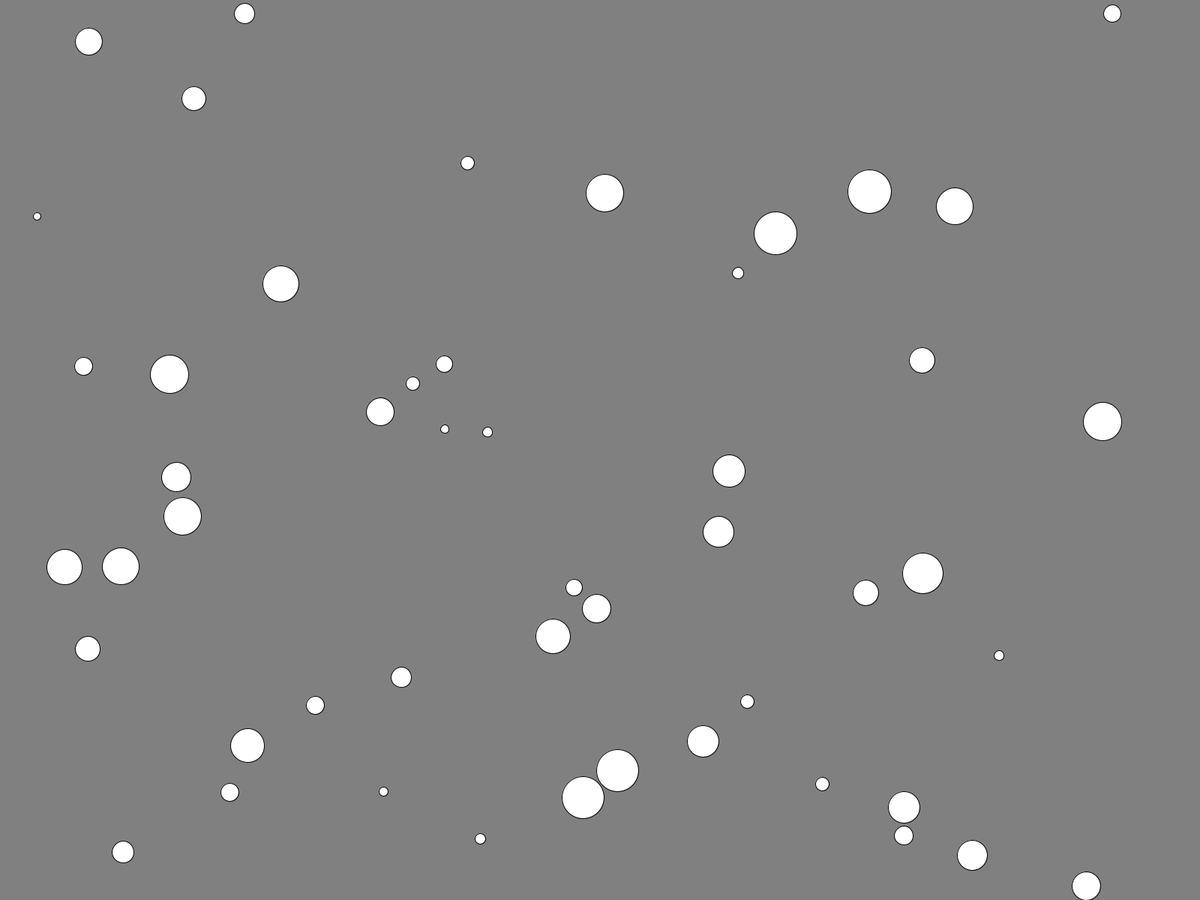
Frame 1 (no input)
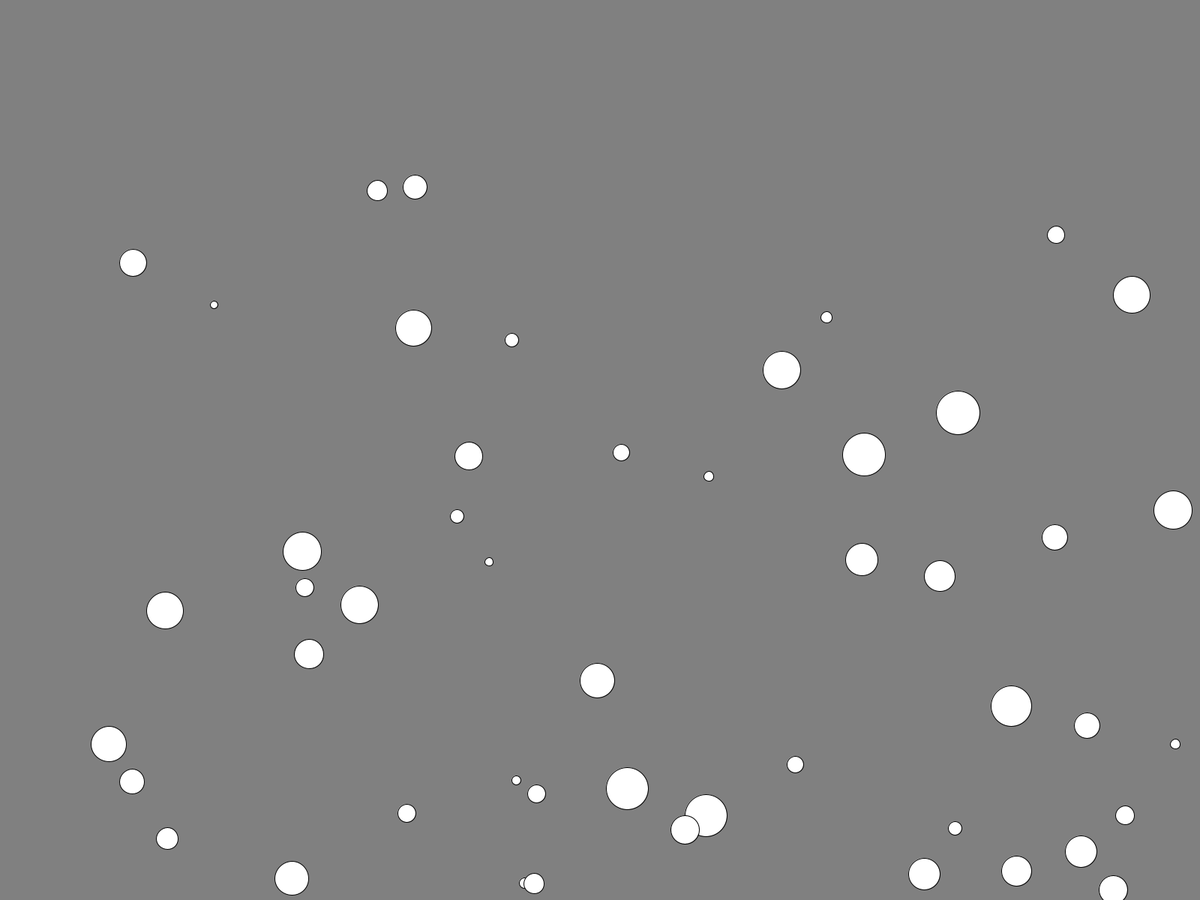
Frame 60 (the mouse pressed at the canvas centre just before this capture)
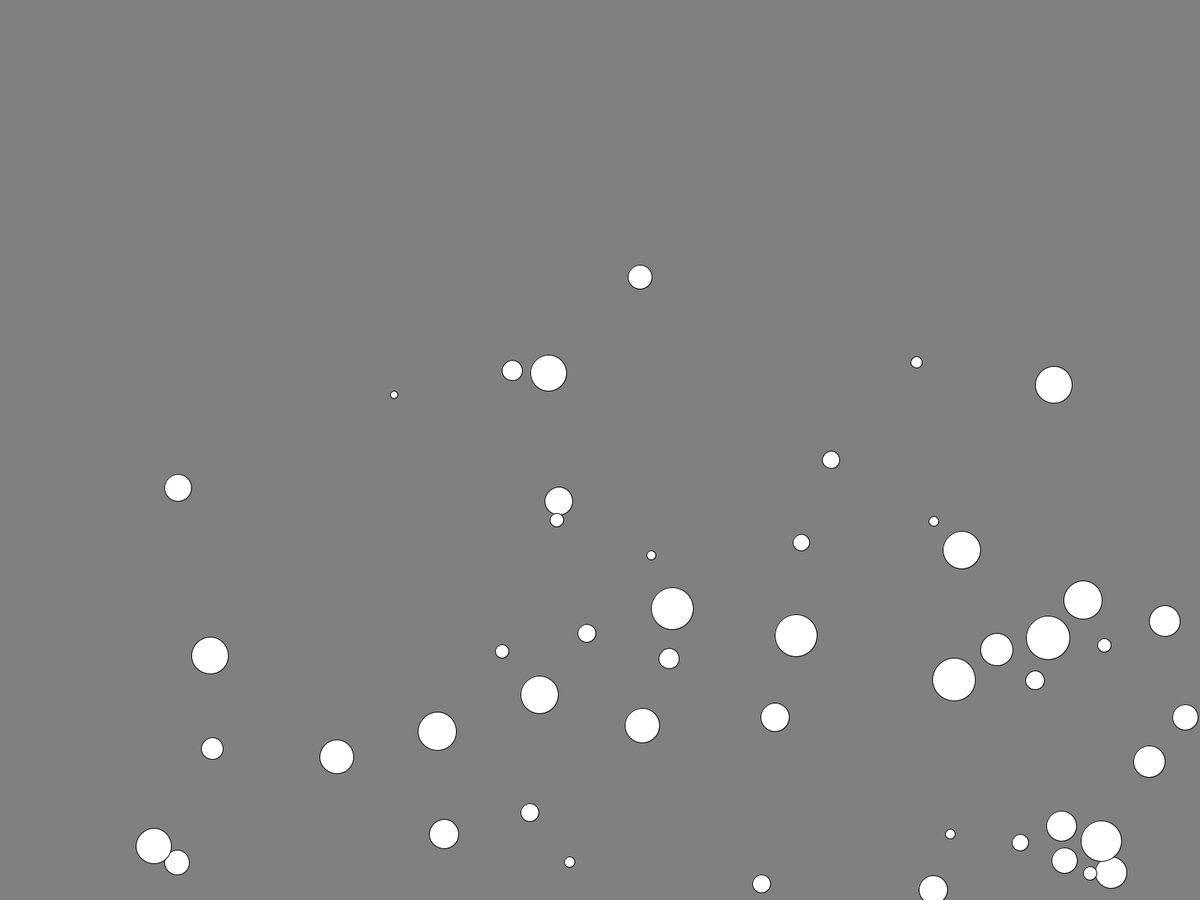
Frame 120 (the mouse held since frame 60 and released just before this capture)

The Processing sketch that drew these frames (run headless with seeded random() and noise(); from frame 60 on, the mouse is pressed at the canvas centre):

// Processing sketch: ManyBalls
// ── ManyBalls.pde
PongBall balls[] = new PongBall[50];

void setup(){
  //size(600,600);
  fullScreen();
  for(int i = 0; i < 50; i++){
   balls[i] = new PongBall(int(random(width)),int(random(height)),int(random(50)+10),int(random(5)+1),int(random(5)+1));
  }
}

void draw(){
  background(128);
  for(int i = 0; i < 50; i++){
   balls[i].show();
   balls[i].move();
  }
}

// ── Ball.pde
class PongBall {  
  int diameter;
  PVector location, speed;


  PongBall(int x, int y, int size, int xSpeed, int ySpeed) {
    location = new PVector();
    speed = new PVector();
    location.x = x;
    location.y = y;
    speed.x = xSpeed;
    speed.y = ySpeed;
    diameter = size;
  }

  void show() {
    ellipse(location.x, location.y, diameter, diameter);
  }

  void move() {
    location.add(speed);

    checkBounce();
  }

  void checkBounce() {
    
    if (location.x >= width - diameter/2 || location.x <= diameter/2)
     speed.x = -1 * speed.x;
     
     if (location.y <= diameter/2 || location.y >= height - diameter/2)
     speed.y = -1 * speed.y;     
  }

  void checkBallCollision(PongBall otherBall) {
    if(distance(getX(), getY(), otherBall.getX(), otherBall.getY()) < diameter + otherBall.diameter){
      int magnitude = int(mag(speed.x, speed.y) + mag(otherBall.getX(), otherBall.getY()));
      
    }
  }
  
  void setSpeed(int xSpeed, int ySpeed){
    speed.x = xSpeed;
    speed.y = ySpeed;
  }
  
  int getX(){
    return int(location.x);
  }
  
  int getY(){
    return int(location.y);
  }

  float distance(int x1, int y1, int x2, int y2) {
    return sqrt(sq(x1-x2)+sq(y1-y2));
  }
}
